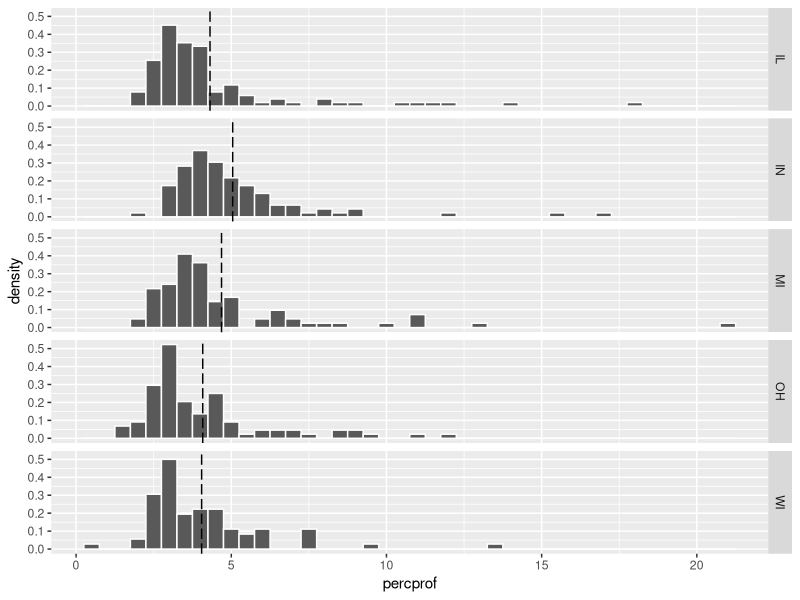

The R source for this figure:

  library(ggplot2)
  library(plyr)
  data(midwest)
  
  nn <- ddply(midwest, "state", transform, 
        state_mean  = mean(percprof))

  
  ggplot(nn) +
  geom_histogram(aes(percprof, y=..density..),binwidth = 0.5, color = "white") + 
    geom_vline(aes(xintercept = state_mean),data=nn,linetype = 5) + facet_grid(state~.)  
  
